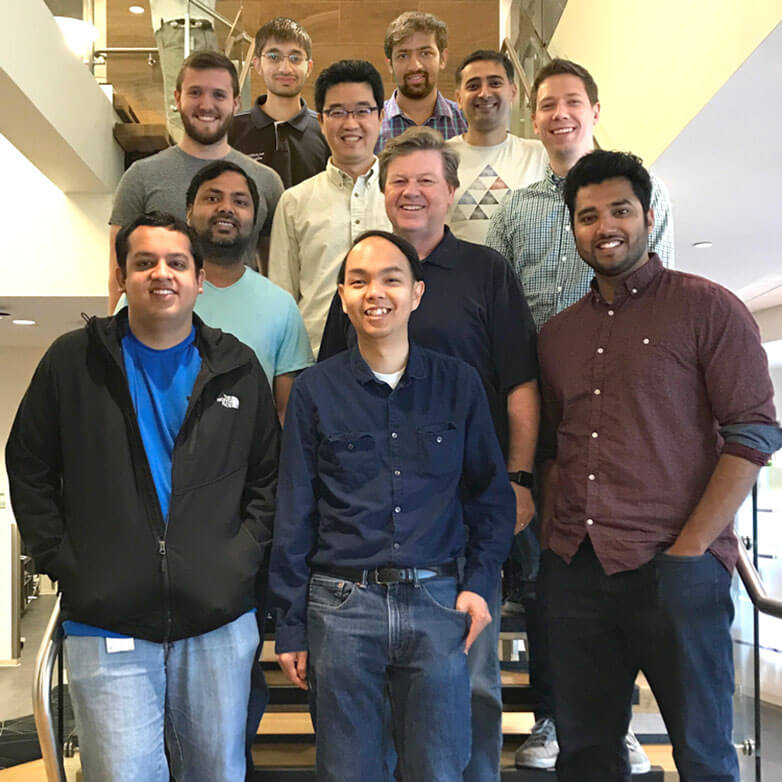
#> input picture img2.jpg, 782 x 782 px
$ python FaceDetection.py
#> lines starting #> are read from the running program, lines starting #| are printed output that depends on the picture; after the words box and inside, x2 and y2 are one past the last pixel; in counts of white or black regions, pixels touching at a corner belong together
import cv2

"""
 This algorithm is only 90 percent accurate,
  Haar Cascade Algorithm:

 -> First get the image
 -> COnvert it into greyscale ( U can also print the grayscale image)
 -> get the face coordinates
 -> interate the face coordinates throuag a loop to draw rectangles around the face
 -> print the image
"""

# Load some pre-trained data frontals from opencv (haar cascade algorithm)
trained_face_data = cv2.CascadeClassifier(
    'haarcascade_frontalface_default.xml')

# Choose an image to detect faces in (image read function)
img = cv2.imread('img2.jpg')
#> img is the input picture: shape (782, 782, 3); mean B, G, R 101.5, 108.8, 115.1

# To print the image
# This line is to show the image but it shows the image for only milli second So it won't be visible for us
cv2.imshow('RDJ', img)
cv2.waitKey()  # This function pauses the above line until we press a key so that we will be able to see the image

# Must convert to grayscale (convert color function)
grayscaled_img = cv2.cvtColor(img, cv2.COLOR_BGR2GRAY)
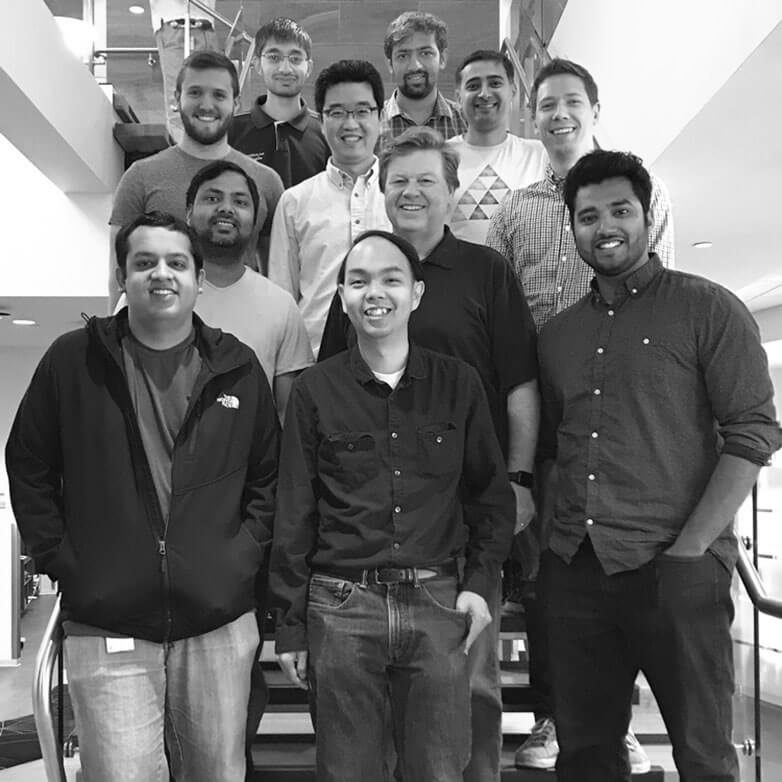
#> grayscaled_img: shape (782, 782); min 0, max 255, mean 109.8
# cv2.imshow('RDJ',grayscaled_img)
# cv2.waitKey()

""" In this cv2 module RGB is reverse. So always fill like (B,G,R)"""

# Detect faces
face_coordinates = trained_face_data.detectMultiScale(grayscaled_img)
#> face_coordinates = 14 rows, first 6: [252, 33, 65, 65], [294, 262, 50, 50], [383, 31, 62, 62], [453, 60, 61, 61], [174, 70, 63, 63], [527, 77, 68, 68]
# Detects objects of different sizes in the input image. The detected objects are returned as a list of rectangles

# print(face_coordinates) --- prints  [[253  92 262 262]] --[[x y w h]]

# Draw rectangles around the faces

# cv2.rectangle(img, (253, 92), (253+262, 92+262), (0, 255, 0), 2) --- (img, (x,y) ,(x+w, y+h), color_of_rectangle, thickness_of_the_line)
'''''
(x, y, w, h) = face_coordinates[1]  # It's a nested list
cv2.rectangle(img, (x, y), (x+w, y+h), (0, 255, 0), 2)
'''''
# The above 2 lines can detect only 1 face in the picture. If we want to find all the faces we should use loop

# For multiple faces
for (x, y, w, h) in face_coordinates:
    cv2.rectangle(img, (x, y), (x+w, y+h), (0, 255, 0), 2)
#> this loop made 14 passes
#> (x, y, w, h) on passes 1 to 12: (252, 33, 65, 65), (294, 262, 50, 50), (383, 31, 62, 62), (453, 60, 61, 61), (174, 70, 63, 63), (527, 77, 68, 68), (312, 83, 73, 73), (377, 154, 70, 70), (190, 171, 70, 70), (94, 677, 57, 57), (116, 228, 90, 90), (560, 177, 91, 91)
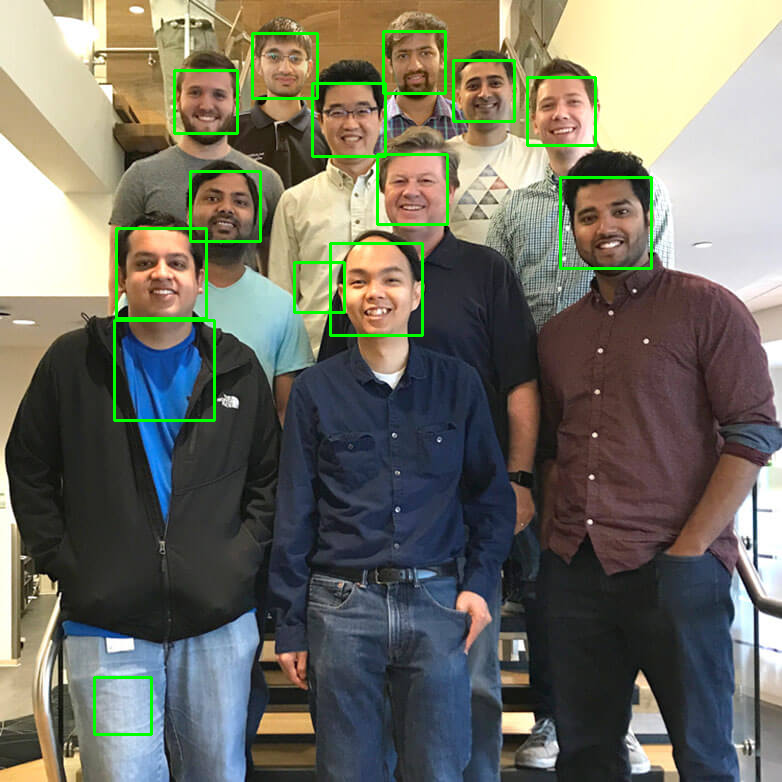
#> img: shape (782, 782, 3); 1.95% of pixels changed, all inside (x1, y1, x2, y2) = (93, 30, 653, 736)


cv2.imshow('FaceDetection', img)
cv2.waitKey()

print("code completed!")

$ run again, with img1.jpg copied over img2.jpg
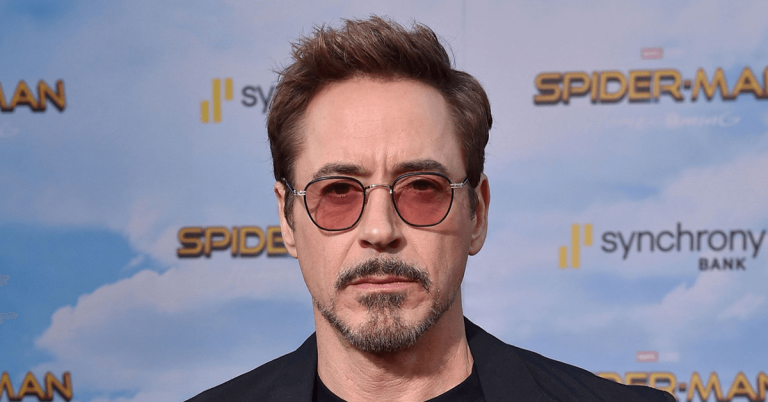
#> input picture img1.jpg, 768 x 402 px
#> img is the input picture: shape (402, 768, 3); mean B, G, R 156.7, 137.9, 140.4
#> `grayscaled_img = cv2.cvtColor(img, cv2.COLOR_BGR2GRAY)`:
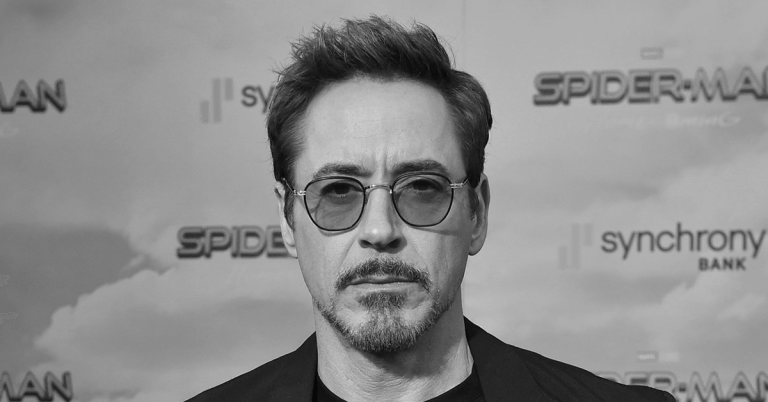
#> grayscaled_img: shape (402, 768); min 6, max 236, mean 140.8
#> face_coordinates = [[253, 92, 262, 262]]
#> the loop `for (x, y, w, h) in face_coordinates:` made 1 pass
#> after the loop `for (x, y, w, h) in face_coordinates:`:
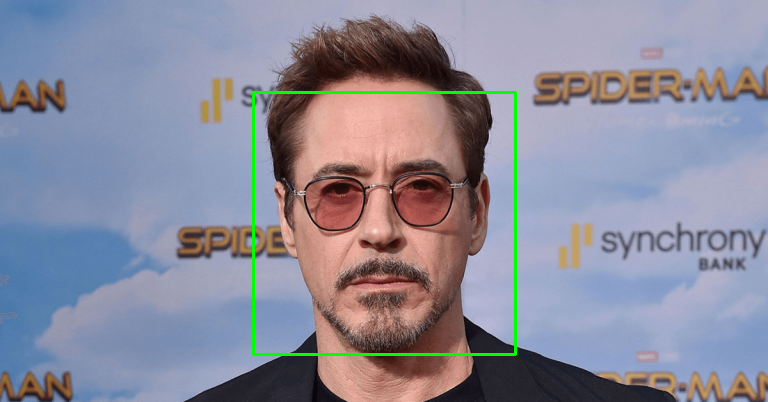
#> img: shape (402, 768, 3); 1.02% of pixels changed, all inside (x1, y1, x2, y2) = (252, 91, 517, 356)
